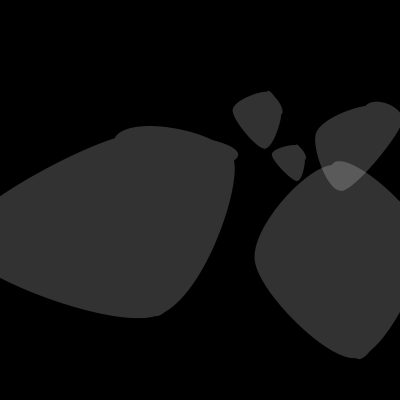
Frame 1 (no input)
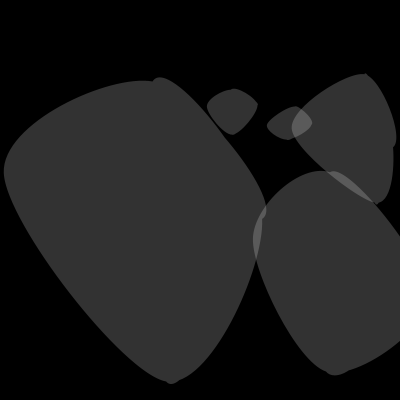
Frame 2 (the mouse pressed at the canvas centre, redrawn once)

The Processing sketch that drew these frames (run headless with seeded random() and noise(); the mouse was pressed at the canvas centre and the sketch redrawn once):

// Processing sketch: processing_81199
// ── processing_81199.pde

Bioform bf0;
Bioform bf1;
Bioform bf2;
Bioform bf3;
Bioform bf4;
PGraphics graphics;
float posax;
float posay;
float posbx;
float posby;
float poscx;
float poscy;
float posdx;
float posdy;
float posex;
float posey;
float sc0;
 
 
void setup() {
  background(0);
  size(400, 400);
   
    smooth();
    noStroke();
    fill(#FFFFFF, 50);
    colorMode(HSB, 360, 100, 100);
 
  bf1 = new Bioform(width, height);
  bf2 = new Bioform(width, height);
  bf3 = new Bioform(width, height);
 
  bf0 = new Bioform(width, height);
  //  float w = width;
  //float h = height;
}
 
void draw() {
  posax = random((5*width)/52);
  posay =(5*height)/26+random((5*width)/52);
 
  posbx = (8*width)/13+random(10);
  posby =.26*height+(5*width)/26+random((5*width)/52);
 
  poscx = (8*width)/13+0.218*width+random(-(5*width)/52, 0);
  poscy = (5*height)/26+random((5*width)/52);
 
  posdx = (8*width)/13+random(-(5*width)/52, 0);
  posdy =(5*height)/26+random(-(5*height)/52, (5*height)/52) ;
 
  posex = (8*width)/13+0.0637*width;
  posey = random((5*height)/26)+0.218*height;
 
 
  noLoop();
  background(0);
  smooth();
  noStroke();
  fill(#FFFFFF, 50);
  bf0 = new Bioform(width, height);
 
  bf1 = new Bioform(width, height);
  bf2 = new Bioform(width, height);
  bf3 = new Bioform(width, height);
  bf4 = new Bioform(width, height);
  bf0 = new Bioform(width, height);
 
  
  sc0= .61;
  println("A " + posax+" :" +posay+ " ||" +"D "   +posdx+ ": "+posdy);
  pushMatrix();
  translate(posax, posay);
  scale(sc0, sc0);
  bf0.appear();
  popMatrix(); 
  pushMatrix();
 
 
  translate(posbx, posby);
  scale(sc0, sc0);
  scale(sc0, sc0);
  bf1.appear();
  popMatrix(); 
  pushMatrix();  
 
 
  translate(poscx, poscy);
  scale(sc0, sc0);
  scale(sc0, sc0);
  scale(sc0, sc0);
  bf2.appear();
  popMatrix();
  pushMatrix();  
 
  translate(posdx, posdy);
  scale(sc0, sc0);
  scale(sc0, sc0);
  scale(sc0, sc0);
  scale(sc0, sc0);
  bf3.appear();
  popMatrix();
 
  pushMatrix();  
 
  translate(posex, posey);
  scale(sc0, sc0);
  scale(sc0, sc0);
  scale(sc0, sc0);
  scale(sc0, sc0);
  scale(sc0, sc0);
  bf4.appear();
  popMatrix();
  /*
translate(width/4,height/4);
   scale(.5,.5);
   bf0.appear();
   scale(.7,.7);translate(width/10,height/10);
   bf1.appear();translate(width/10,height/10);
   scale(.7,.7);
   bf2.appear();
   filter(BLUR, 8);
   */
}
class Bioform {
  PGraphics graphics;
 
  float [] p1x;
  float [] p1y;
  float [] p2x;
  float [] p2y;
  float [] c1x;
  float [] c1y;
  float [] c2x;
  float [] c2y;
  float xnoise = 0.0;
  float ynoise = 0.0;
  float inc = 0.01;
  float col = map(noise(xnoise, ynoise), 0, 1, 200, 285);
  float bright = map(noise(xnoise*.5, ynoise*.5), 0, 1, 50, 85);
  float sat = map(noise(xnoise*.2, ynoise*.2), 0, 1, 50, 85);
 
  Bioform(float w, float h) { 
 
 
    graphics = createGraphics(2*width, 2*height, JAVA2D);
  xnoise = xnoise + inc;
    p1x = new float[4];
    p1x[0] = w/2+random(-w/8, w/4);
    p1x[1] =w+random(-w/8, w/4);
    p1x[2] = w/2+random(-w/8, w/4);
    p1x[3] =random(-w/4, w/4);
    //    p1x[4] = w/2+random(-w/4+w/4);
    //    p1x[5] =w/6+random(-w/4, w/4);
    //    p1x[6] = random(-w/4, w/4);
    //    p1x[7] =w/6+random(-w/4, w/4);
 
    p1y = new float[4];
    p1y[0] = random(-h/4, h/4);
    p1y[1] = h/2+random(-h/4, h/4);
    p1y[2] = h+random(-h/4, h/4);
    p1y[3] = h/2+random(-h/4, h/4);
    //    p1y[4] = h+random(-h/4, h/4);
    //    p1y[5] = (5*w)/6+random(-h/4, h/4);
    //    p1y[6] = h/2+random(-h/4, h/4);
    //    p1y[7] = h/6+random(-h/4, h/4);
 
    //    p2x = new float[4];
    //    p2x[0] =  w+random(-w/4, w/4);
    //    p2x[1] =  w/2+random(w/2-w/4, w/2+w/4);
    //    p2x[2] = random(-w/4, w/4);
    //    p2x[3] = w/2+random(-w/4, w/4);
    //
    //    p2y = new float[4];
    //    p2y[0] = h/2+random(-h/4, h/4);
    //    p2y[1] = h+random(-h/4, h/4);
    //    p2y[2] = h/2+random(-h/4, h/4);
    //    p2y[3] = 0+random(-h/4, h/4);
 
 
    c1x = new float[4];
    c1x[0] = (3*w)/4+random(-w/4, w/4);
    c1x[1] = w+random(-w/4, w/4);
    c1x[2] = w/4+random(-w/4, w/4);
    c1x[3] = random(-w/4, w/4);
 
    c1y = new float[4];
    c1y[0] = random(-h/4, h/4);
    c1y[1] = (3*h)/4+random(-h/4, h/4);
    c1y[2] = h+random(-h/4, h/4);
    c1y[3] = h/4+random(-h/4, h/4);
 
 
 
    c2x = new float[4];
    c2x[0] = w+random(-w/4, w/4);
    c2x[1] = (3*w)/4+random(-w/4, w/4);
    c2x[2] = random(-w/4, w/4);
    c2x[3] = w/4+random(-w/4, w/4);
 
    c2y = new float[4];
    c2y[0] = h/4+random(-h/4, h/4);
    c2y[1] = h+random(-h/4, h/4);
    c2y[2] = (3*h)/4+random(-h/4, h/4);
    c2y[3] = random(-h/4, h/4);
   // appear();
  }
 
 
 
  void appear() {
  
    beginShape();
    vertex(p1x[0], p1y[0]);
    for (int i=0;i<4;i++) {
 
      if (i==0||i==3) {
        curveVertex(p1x[i], p1y[i]);   
        curveVertex(p1x[(i+1)%4], p1y[(i+1)%4]);
 
 
       curveVertex(p1x[(i+2)%4], p1y[(i+2)%4]);
      }
 
      curveVertex(p1x[i], p1y[i]);
      //curveVertex(p1x[i], p1y[i]);
      // curveVertex(p1x[(i+1)%4], p1y[(i+1)%4]);
    }
    endShape(CLOSE);
    
  }  }
 
 

    
 
 
 
void mousePressed()
{
  redraw();
}
